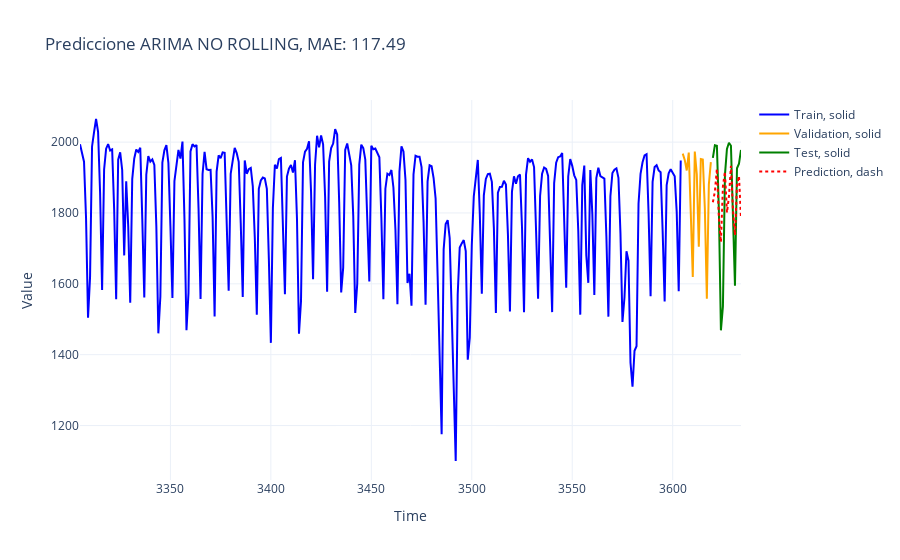

Here is the notebook cell this chart was saved with:
### Markdown cell above
- **Métricas de Error**:
   - **MAE**: 117.49 y **RMSE**: 149.37 reflejan un rendimiento aceptable en el conjunto de prueba, aunque ligeramente superior al error en entrenamiento.
   - **MAPE**: 0.0669, indicando un error medio del 6.69% respecto a los valores reales, lo cual es moderadamente preciso.
   - **R²**: 0.2669, sugiriendo que el modelo explica aproximadamente el 26.69% de la variabilidad en los datos de prueba, menor que en el entrenamiento, indicando cierto sobreajuste.

- **Pruebas de Diagnóstico de Residuos**:
   - **Ljung-Box**: El p-valor (0.0029) es bajo, lo que sugiere autocorrelación en los residuos, señal de que el modelo no ha capturado completamente la estructura temporal en el conjunto de prueba.
   - **Jarque-Bera**: Con un p-valor de 0.2376, la prueba sugiere que los residuos son aproximadamente normales, a diferencia de los residuos en el conjunto de entrenamiento.

El modelo ARIMA_N_ROLLING muestra un rendimiento moderado en el conjunto de prueba con un error aceptable, aunque menor capacidad de explicación (R²) comparado con el entrenamiento, lo que indica sobreajuste. La presencia de autocorrelación en los residuos y la relativa normalidad sugieren que, aunque el modelo se ajusta razonablemente, podría mejorarse en precisión y captación de patrones temporales.

### Code cell
plot_model(train, val, test, pred, 'Prediccione ARIMA NO ROLLING')

### Figure 1 — Plotly figure (JSON) as saved in the notebook; plotly's stock layout.template omitted (floating-point values rounded to 4 significant figures; data arrays with more than 128 entries replaced by an {"elided": "..."} marker saying what was removed)
{"data": [{"hovertemplate": "Category=Train<br>Dash=solid<br>Time=%{x}<br>Value=%{y}<extra></extra>", "legendgroup": "Train, solid", "line": {"color": "blue", "dash": "solid"}, "marker": {"symbol": "circle"}, "mode": "lines", "name": "Train, solid", "orientation": "v", "showlegend": true, "type": "scatter", "x": {"elided": "300 int values"}, "xaxis": "x", "y": {"elided": "300 float values"}, "yaxis": "y"}, {"hovertemplate": "Category=Validation<br>Dash=solid<br>Time=%{x}<br>Value=%{y}<extra></extra>", "legendgroup": "Validation, solid", "line": {"color": "orange", "dash": "solid"}, "marker": {"symbol": "circle"}, "mode": "lines", "name": "Validation, solid", "orientation": "v", "showlegend": true, "type": "scatter", "x": [3605, 3606, 3607, 3608, 3609, 3610, 3611, 3612, 3613, 3614, 3615, 3616, 3617, 3618, 3619], "xaxis": "x", "y": [1967.0, 1950.0, 1920.0, 1970.0, 1800.0, 1620.0, 1973.0, 1909.0, 1705.0, 1952.0, 1951.0, 1813.0, 1558.0, 1881.0, 1943.0], "yaxis": "y"}, {"hovertemplate": "Category=Test<br>Dash=solid<br>Time=%{x}<br>Value=%{y}<extra></extra>", "legendgroup": "Test, solid", "line": {"color": "green", "dash": "solid"}, "marker": {"symbol": "circle"}, "mode": "lines", "name": "Test, solid", "orientation": "v", "showlegend": true, "type": "scatter", "x": [3620, 3621, 3622, 3623, 3624, 3625, 3626, 3627, 3628, 3629, 3630, 3631, 3632, 3633, 3634], "xaxis": "x", "y": [1956.0, 1991.0, 1990.0, 1805.0, 1469.0, 1536.0, 1907.0, 1981.0, 1998.0, 1990.0, 1791.0, 1595.0, 1926.0, 1939.0, 1978.0], "yaxis": "y"}, {"hovertemplate": "Category=Prediction<br>Dash=dash<br>Time=%{x}<br>Value=%{y}<extra></extra>", "legendgroup": "Prediction, dash", "line": {"color": "red", "dash": "dot"}, "marker": {"symbol": "circle"}, "mode": "lines", "name": "Prediction, dash", "orientation": "v", "showlegend": true, "type": "scatter", "x": [3620, 3621, 3622, 3623, 3624, 3625, 3626, 3627, 3628, 3629, 3630, 3631, 3632, 3633, 3634], "xaxis": "x", "y": [1830.0, 1860.0, 1925.0, 1787.0, 1718.0, 1875.0, 1916.0, 1801.0, 1846.0, 1933.0, 1810.0, 1738.0, 1878.0, 1904.0, 1785.0], "yaxis": "y"}], "layout": {"legend": {"title": {"text": ""}, "tracegroupgap": 0}, "title": {"text": "Prediccione ARIMA NO ROLLING, MAE: 117.49"}, "xaxis": {"anchor": "y", "domain": [0, 1], "title": {"text": "Time"}}, "yaxis": {"anchor": "x", "domain": [0, 1], "title": {"text": "Value"}}}}
